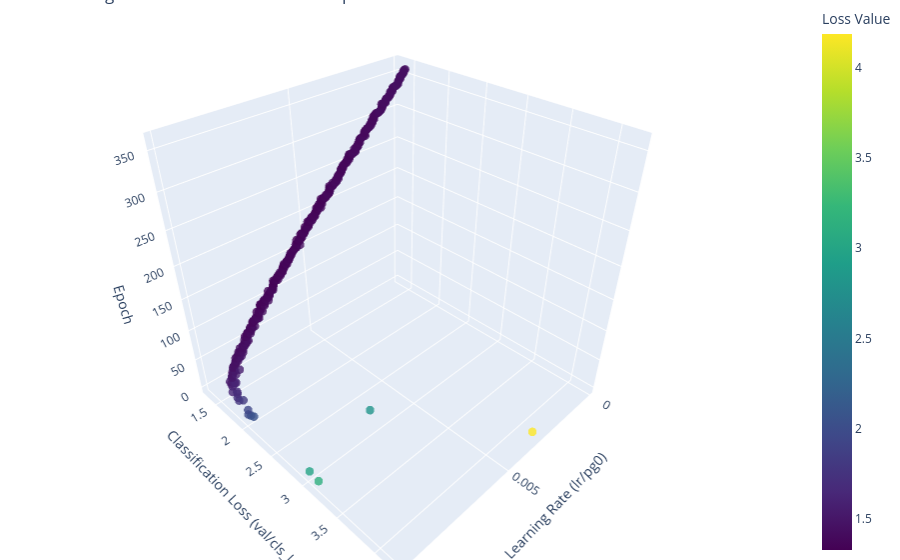

Notebook code for this chart:
### Code cell
graph_LrLoss_3D(df)

### Figure 1 — Plotly figure (JSON) as saved in the notebook; plotly's stock layout.template omitted (floating-point values rounded to 4 significant figures; data arrays with more than 128 entries replaced by an {"elided": "..."} marker saying what was removed)
{"data": [{"marker": {"color": {"elided": "359 float values"}, "colorbar": {"title": {"text": "Loss Value"}}, "colorscale": [[0, "#440154"], [0.1111, "#482878"], [0.2222, "#3e4989"], [0.3333, "#31688e"], [0.4444, "#26828e"], [0.5556, "#1f9e89"], [0.6667, "#35b779"], [0.7778, "#6ece58"], [0.8889, "#b5de2b"], [1, "#fde725"]], "opacity": 0.8, "size": 5}, "mode": "markers", "type": "scatter3d", "x": {"elided": "359 float values"}, "y": {"elided": "359 float values"}, "z": {"elided": "359 int values"}}], "layout": {"margin": {"b": 0, "l": 0, "r": 0, "t": 0}, "scene": {"xaxis": {"title": {"text": "Learning Rate (lr/pg0)"}}, "yaxis": {"title": {"text": "Classification Loss (val/cls_loss)"}}, "zaxis": {"title": {"text": "Epoch"}}}, "title": {"text": "Learning Rate vs. Validation Loss vs. Epoch"}}}
